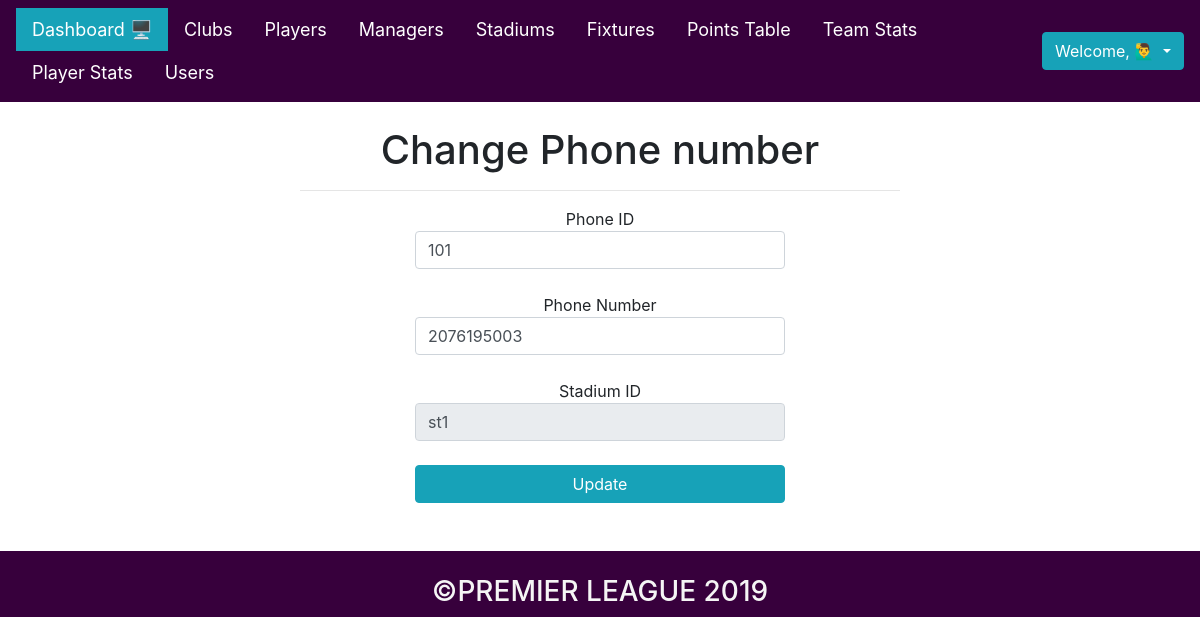
Screenshot of /php_files/admin/edit_phone.php?edit=101 with the database file from the repository.
### tables this page shows
CREATE TABLE phone(
    phone_id INT(5) PRIMARY KEY,
    phone_number INT(11) NOT NULL,
    stadium_id VARCHAR(4) 

);

### php_files/admin/edit_phone.php (the view, shortened to what this page needs)
<?php
    include "../connect.php";
    include "admin_header.php";
    if(isset($_GET['edit']))
    {
        $phone_id = $_GET['edit'];
        $qry = " SELECT * FROM phone WHERE phone_id = '".$phone_id."' ";
        $res = $con->query($qry);
        if($res->num_rows > 0)
        {
            while($row = $res->fetch_assoc() )
            {
                $phone_id     = $row["phone_id"];
                $phone_number = $row["phone_number"];
                $stadium_id   = $row["stadium_id"];
            }
        }
    }
?>
</head>
<body>
    <br>
    <center><h1>Change Phone number</h1></center>
    <hr width="600px">
    <center>
    <div class="container">
        <form action="" method="post">
            <div class="form group-row">
                Phone ID<input placeholder="Phone ID" type="number" name="new_phone_id" value="<?php echo "$phone_id" ; ?>" class="form-control col-sm-4" required>
            </div>
            <br>
            <div class="form group-row">
                Phone Number<input placeholder="phone_number" type="number" name="new_phone_number" value="<?php echo "$phone_number" ; ?>" class="form-control col-sm-4" required>
            </div>
            <br>
            <div class="form group-row">
                Stadium ID<input placeholder="stadium_id" type="text" name="new_stadium_id" value="<?php echo "$stadium_id" ; ?>" class="form-control col-sm-4" disabled>
            </div>
            <br>
            <div class="form group-row">
                <button type="submit" class="btn btn-info col-sm-4">Update</button>
            </div>
            <br>
        </form>
    </div></center>
    <br>
</body>
</html>
<?php include "admin_footer.php"; ?>

### rows the page displays
phone: new_phone_id "101", new_phone_number "2076195003", new_stadium_id "st1"
